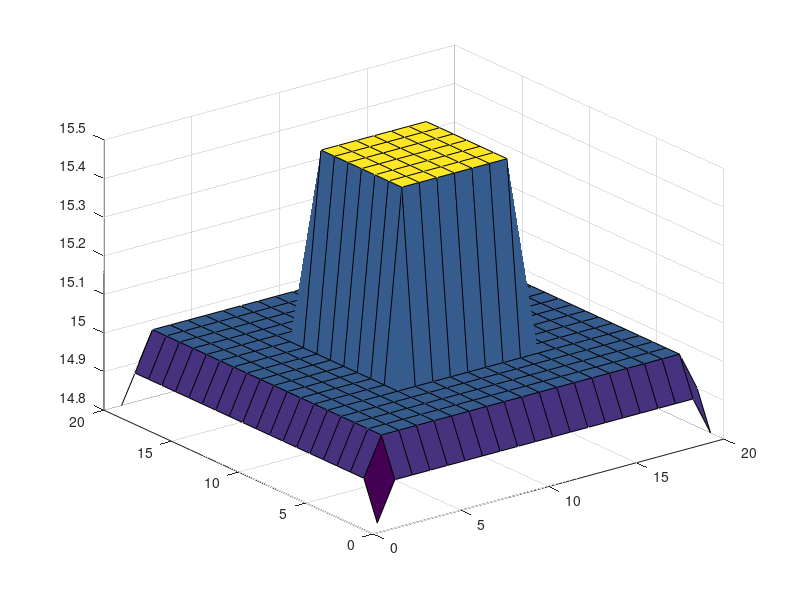

MATLAB code for this plot: (Note: this script raises an error after producing the figure.)
N_x=20;
N_y=20;
L=10;
H=5;
dt=0.01;
dx=L/N_x;
dy=L/N_y;
k=1;


T_0=15;
T_1=15;
T_2=15;
T_3=15;
T_4=15;

T=ones(N_y,N_x)*T_0;
T(:,1)=T_1;
T(:,N_x)=T_2;
T(1,:)=T_3;
T(N_y,:)=T_4



for st = 1:10000
    for i =2:N_y-1
        for j=2:N_x-1
            T(i,j)=T(i,j)+k*dt*((T(i+1,j)-2*T(i,j)+T(i-1,j))/dx^2+...
                (T(i,j+1)-2*T(i,j)+T(i,j-1))/dy^2);
            
        end
    end
    T(7:13,7:13)=T(7:13,7:13)+0.5
    T(1,:)=T(1,:)-0.1
    T(:,1)=T(:,1)-0.1
    T(N_x,:)=T(N_x,:)-0.1
    T(:,N_x)=T(:,N_x)-0.1
    if mod(st-1,40)==0
        clf
        colormap default
        
        surf(T) 
        colorbar('vert')
        view([90, -90, 90])
        pause(0.01);
    end
end
